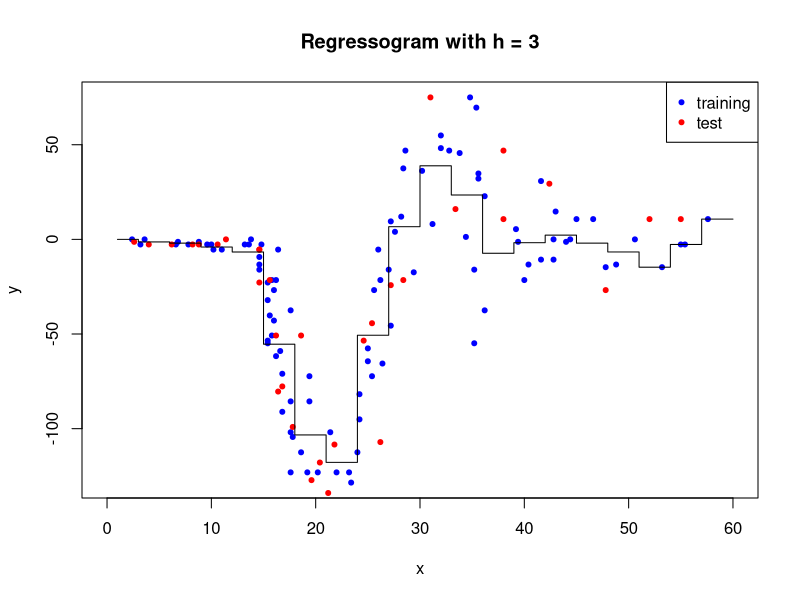
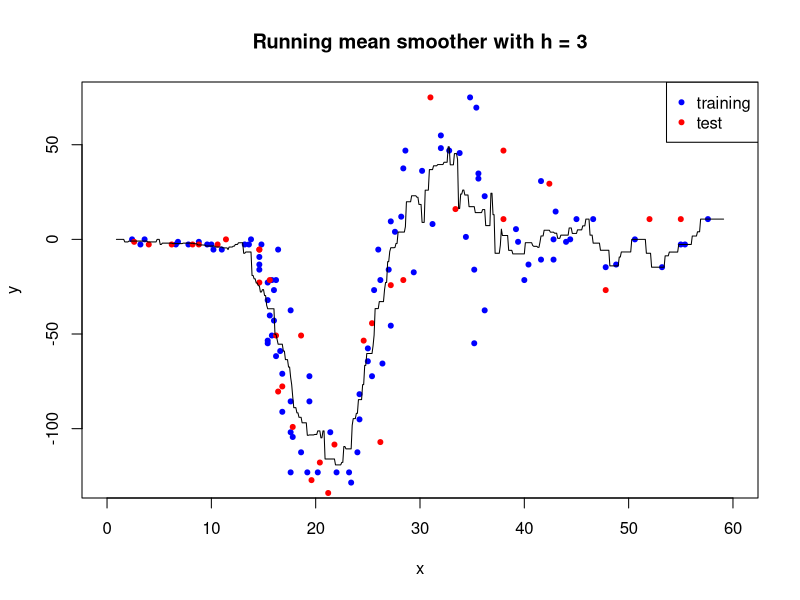
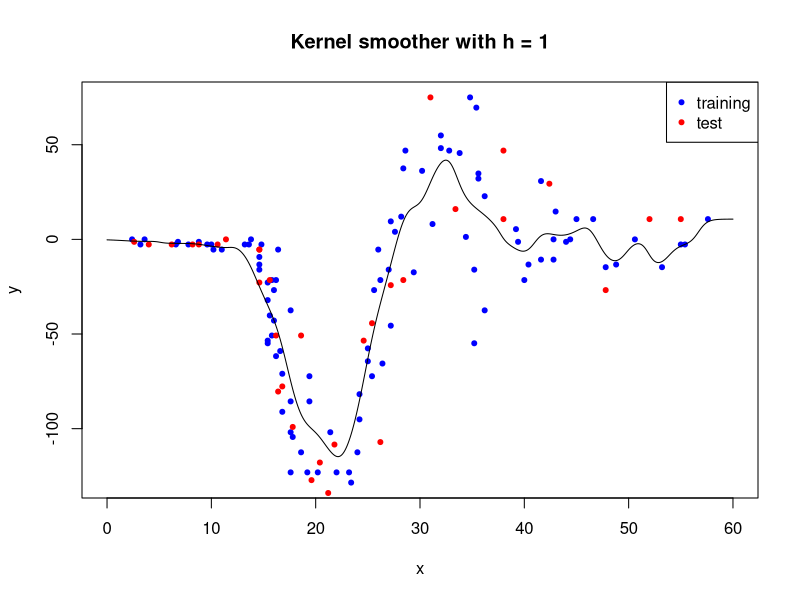

Generate these figures, in order, with R:
#reading data into memory
data <- read.csv(file = 'hw04_data_set.csv', header = TRUE)

#splitting data into train and test sets
train_data <- data[1:100, ]
test_data <- data[101:133, ]

############################################################
#regressogram function with data, bin_width, origin and x_max parameters
regressogram <- function(data, bin_width, origin, x_max){
  bin_number <- ceiling((data$x - origin) / bin_width)
  regressogram_data <- cbind(data, bin_number)
  bin_means <- aggregate(x = regressogram_data$y,
                         by = list(regressogram_data$bin_number),
                         FUN = mean)
  colnames(bin_means) <- c('bin_number', 'bin_mean')
  n <- (x_max - origin) / bin_width
  for(i in 1:n){
    if(!any(bin_means$bin_number == i)){
      bin_means <- rbind(bin_means, c(i, 0.0))
    }
  }
  return (bin_means[with(bin_means, order(bin_number)), ])
}

#regressogram parameters
regressogram_bin_width <- 3
regressogram_origin <- 0
regressogram_x_max <- 60

#regressogram of train_data with bin width: 3, origin: 0 and x_max: 60
train_data_regressogram <- regressogram(data = train_data,
                                        bin_width = regressogram_bin_width,
                                        origin = regressogram_origin,
                                        x_max = regressogram_x_max)

#plotting train_data, test_data and regressogram of train_data
plot(x = train_data$x,
     y = train_data$y,
     xlab = 'x',
     ylab = 'y',
     type = 'p',
     pch = 20,
     col = 'blue',
     xlim = c(regressogram_origin, regressogram_x_max))
points(x = test_data$x,
       y = test_data$y,
       type = 'p',
       pch = 20,
       col = 'red')
mock_data <- data.frame(1:regressogram_x_max)
mock_data <- cbind(mock_data,
                   as.vector(t(
                     matrix(rep(train_data_regressogram$bin_mean,
                                regressogram_bin_width),
                            nrow = (regressogram_x_max / regressogram_bin_width)))))
colnames(mock_data) <- c('x', 'bin_mean')
lines(x = mock_data$x,
      y = mock_data$bin_mean,
      xlab = 'x',
      ylab = 'y',
      type = 'S')
title(main = 'Regressogram with h = 3')
legend(x = max(data$x) + 4.8, y= max(data$y) + 8, legend = c('training', 'test'),
       col = c('blue', 'red'), pch = 20, xjust = 1, yjust = 1)

#calculating RMSE of regressogram for test_data
bin_number <- ceiling((test_data$x - regressogram_origin) / regressogram_bin_width)
test_data_regressogram <- cbind(test_data, bin_number)
test_data_regressogram <- merge(x = test_data_regressogram,
                                y = train_data_regressogram,
                                by = 'bin_number')
test_data_regressogram_rmse <- sqrt(
  sum((test_data_regressogram$y - test_data_regressogram$bin_mean)**2) /
    nrow(test_data_regressogram))
cat('Regressogram => RMSE is', test_data_regressogram_rmse,
    'when h is', regressogram_bin_width)

############################################################
#w function for running mean smoother
w <- function(x){
  x <- data.frame(abs(x))
  x <- apply(X = x, 
             MARGIN = c(1, 2), 
             FUN = function(e){
               if (e <= 0.5){
                 e <- 1
               }else{
                 e <- 0
               }
            })
  return (x)
}

#running mean smoother function with data_interval, data and bin_width parameters
rms <- function(data_interval, data, bin_width){
  g_head <- sapply(X = data_interval, 
                   FUN = function(x){
                     sum(w((x - data$x) / bin_width) * data$y) /
                       sum(w((x - data$x) / bin_width))
                   })
  result <- data.frame(data_interval)
  result <- cbind(result, g_head)
  colnames(result) <- c('x', 'rms')
  return (result)
}

#running mean smoother parameters
rms_bin_width <- 3
rms_origin <- 0
rms_x_max <- 60
rms_data_interval <- seq(from = rms_origin, to = rms_x_max, by = 0.1)

#running mean smoother of train_data with bin width: 3
train_data_rms <- rms(data_interval = rms_data_interval,
                      data = train_data,
                      bin_width = rms_bin_width)

#plotting train_data, test_data and running mean smoother of train_data
plot(x = train_data$x,
     y = train_data$y,
     xlab = 'x',
     ylab = 'y',
     type = 'p',
     pch = 20,
     col = 'blue',
     xlim = c(rms_origin, rms_x_max))
points(x = test_data$x,
       y = test_data$y,
       type = 'p',
       pch = 20,
       col = 'red')
lines(x = train_data_rms$x,
      y = train_data_rms$rms,
      xlab = 'x',
      ylab = 'y',
      type = 'l')
title(main = 'Running mean smoother with h = 3')
legend(x = max(data$x) + 4.8, y= max(data$y) + 8, legend = c('training', 'test'),
       col = c('blue', 'red'), pch = 20, xjust = 1, yjust = 1)

#calculating RMSE of running mean smoother for test_data
test_data_rms <- train_data_rms[test_data$x * 
                                  ((length(rms_data_interval) - 1) / 
                                     (rms_x_max - rms_origin)) + 
                                  1, ]
test_data_rms_rmse <- sqrt(
  sum((test_data$y - test_data_rms$rms)**2) /
    nrow(test_data_rms))
cat('Running Mean Smoother => RMSE is', test_data_rms_rmse,
    'when h is', rms_bin_width)

############################################################
#k function for kernel smoother
k <- function(x){
  return ((1 / sqrt(2 * pi)) * exp(-(x ** 2) / 2))
}

#kernel smoother function with data_interval, data and bin_width parameters
ks <- function(data_interval, data, bin_width){
  g_head <- sapply(X = data_interval, 
                   FUN = function(x){
                     sum(k((x - data$x) / bin_width) * data$y) /
                       sum(k((x - data$x) / bin_width))
                   })
  result <- data.frame(data_interval)
  result <- cbind(result, g_head)
  colnames(result) <- c('x', 'ks')
  return (result)
}

#kernel smoother parameters
ks_bin_width <- 1
ks_origin <- 0
ks_x_max <- 60
ks_data_interval <- seq(from = ks_origin, to = ks_x_max, by = 0.1)

#kernel smoother of train_data with bin width: 1
train_data_ks <- ks(data_interval = ks_data_interval,
                    data = train_data,
                    bin_width = ks_bin_width)

#plotting train_data, test_data and kernel smoother of train_data
plot(x = train_data$x,
     y = train_data$y,
     xlab = 'x',
     ylab = 'y',
     type = 'p',
     pch = 20,
     col = 'blue',
     xlim = c(ks_origin, ks_x_max))
points(x = test_data$x,
       y = test_data$y,
       type = 'p',
       pch = 20,
       col = 'red')
lines(x = train_data_ks$x,
      y = train_data_ks$ks,
      xlab = 'x',
      ylab = 'y',
      type = 'l')
title(main = 'Kernel smoother with h = 1')
legend(x = max(data$x) + 4.8, y= max(data$y) + 8, legend = c('training', 'test'),
       col = c('blue', 'red'), pch = 20, xjust = 1, yjust = 1)

#calculating RMSE of kernel smoother for test_data
test_data_ks <- train_data_ks[test_data$x * 
                                ((length(ks_data_interval) - 1) / 
                                   (ks_x_max - ks_origin)) + 
                                1, ]
test_data_ks_rmse <- sqrt(
  sum((test_data$y - test_data_ks$ks)**2) /
    nrow(test_data_ks))
cat('Kernel Smoother => RMSE is', test_data_ks_rmse,
    'when h is', ks_bin_width)

